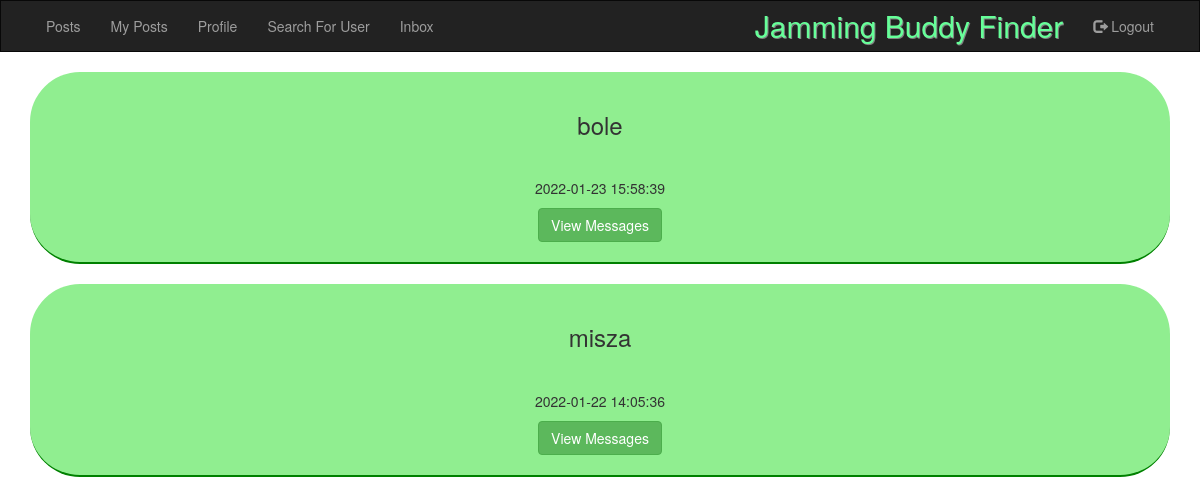
The app's page /messages.php (signed in) with its own data.
### tables this page shows
CREATE TABLE `Message` (
  `id` int(11) NOT NULL,
  `from` int(11) NOT NULL,
  `to` int(11) NOT NULL,
  `date` timestamp NOT NULL DEFAULT CURRENT_TIMESTAMP,
  `text` varchar(255) NOT NULL
);

CREATE TABLE `User` (
  `id` int(11) NOT NULL,
  `name` varchar(40) NOT NULL,
  `surname` varchar(40) NOT NULL,
  `password` varchar(40) NOT NULL,
  `username` varchar(255) NOT NULL,
  `email` varchar(255) NOT NULL
);

### messages.php (the view, shortened to what this page needs)
<?php
include_once "menu.php";
include "db_conn.php";
$id = $_SESSION['id'];
$data1 = $conn->query("SELECT * FROM `Message` WHERE `to` = '$id' GROUP BY `from` ORDER BY `date` DESC");
while($res1 = $data1->fetch_assoc()){
    $date = $res1['date'];
    $from1 = $res1['from'];
    $to1 = $res1['from'];
    $username =  $conn->query("SELECT username FROM `User` WHERE `id` = '$from1'")->fetch_assoc()['username'];
    echo "<form action='message_to_user_form.php' method='post'>
    <div class='card' style='margin: 10px'>
    <div class='card-body'  style= 'text-align: center;  border-bottom: 2px solid green; padding: 20px; margin: 20px; background-color: lightgreen; border-radius: 50px'>
    <h3>$username</h3>
            <p style='padding :20px 20px 0px 20px' class='card-text'>   <p>$date<p>   </p>
        <input type='hidden' name ='to' value='$to1'>
        <input type='hidden' name ='from' value='$from1'>
        <input type='hidden' name ='to_username' value='$username'>
        <input class='btn btn-success' type='submit' value='View Messages'>
        </div>
    </div>
</form>";
}
?>

### records on screen
message: from.username "bole", date "2022-01-23 15:58:39"
message: from.username "misza", date "2022-01-22 14:05:36"
